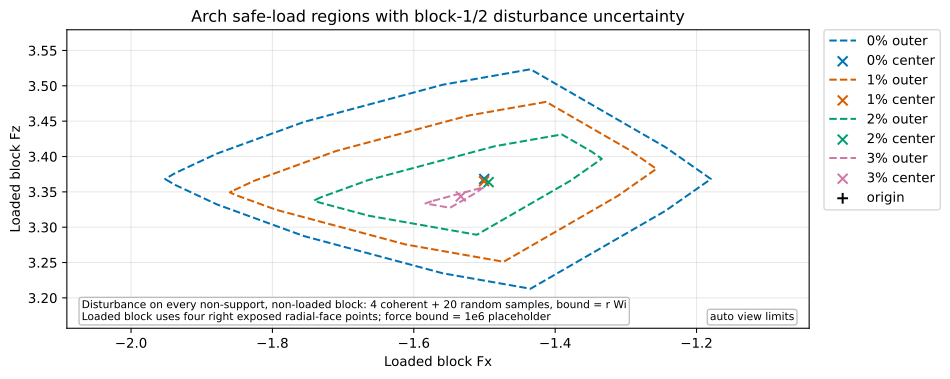

Reproduce this figure in Python.
"""Compare arch safe-load regions under disturbance uncertainty."""

from itertools import product
from pathlib import Path

import matplotlib.pyplot as plt
import numpy as np
from compas_assembly.datastructures import Block

from compas_cra.algorithms import assembly_interfaces_numpy
from compas_cra.datastructures import CRA_Assembly
from compas_cra.equilibrium import plot_rbe_robust_results
from compas_cra.equilibrium import rbe_uncertainty_disturb_support_dual
from compas_cra.geometry import Arch
from compas_cra.viewers import cra_view_ex
from compas_cra.viewers.cra_view import _load_compas_view2

HEIGHT = 5
SPAN = 10
THICKNESS = 0.8
DEPTH = 0.5
NUM_BLOCKS = 15
MU = 0.7
DENSITY = 1.0
NUM_DIRECTIONS = 72
APPLICATION_FORCE_BOUND = 1e6
DISTURBANCE_RATIOS = (0.0, 0.01, 0.02, 0.03)
DISTURBANCE_COMPONENTS = ("fx", "fz")
RANDOM_DISTURBANCE_SAMPLES = 20
RANDOM_DISTURBANCE_SEED = 19002
VIEW_XLIM = (-2.0, 0.0)
VIEW_YLIM = (0.0, 1.0)
AUTO_VIEW_LIMITS = True
VIEW_PADDING_RATIO = 0.18
MIN_VIEW_SPAN = 0.25
SHOW_COMPAS_VIEW2_ASSEMBLY = plt.get_backend().lower() != "agg"
OUTPUT_SVG = Path(__file__).with_suffix(".svg")
EMPTY_SAFE_SET_TEXT = "safe load set is empty"


def point_coordinates(point):
    """Return point coordinates as a plain list."""
    if hasattr(point, "x") and hasattr(point, "y") and hasattr(point, "z"):
        return [point.x, point.y, point.z]
    return list(point)


def arch_center():
    """Return the center of the arch circular axis."""
    radius = HEIGHT / 2.0 + SPAN**2 / (8.0 * HEIGHT)
    return [0.0, 0.0, HEIGHT - radius]


def unique_xz_points(coordinates, tolerance=1e-9):
    """Return unique face points by x-z coordinates."""
    unique = []
    for point in coordinates:
        if not any(
            abs(point[0] - other[0]) <= tolerance and abs(point[2] - other[2]) <= tolerance for other in unique
        ):
            unique.append(point)
    return unique


def radial_alignment_score(points):
    """Return how far two x-z points deviate from one arch radial line."""
    center = arch_center()
    vectors = [[point[0] - center[0], point[2] - center[2]] for point in points]
    lengths = [(vector[0] ** 2 + vector[1] ** 2) ** 0.5 for vector in vectors]
    if min(lengths) <= 1e-12:
        return None
    cross = vectors[0][0] * vectors[1][1] - vectors[0][1] * vectors[1][0]
    return abs(cross) / (lengths[0] * lengths[1])


def exposed_radial_side_vertices(block):
    """Return vertices of the loaded block's right exposed radial face."""
    candidates = []
    for face in block.faces():
        coordinates = [point_coordinates(block.vertex_coordinates(vertex)) for vertex in block.face_vertices(face)]
        y_values = [point[1] for point in coordinates]
        if max(y_values) - min(y_values) <= 1e-9:
            continue
        unique_points = unique_xz_points(coordinates)
        if len(unique_points) != 2:
            continue
        score = radial_alignment_score(unique_points)
        if score is None or score > 1e-8:
            continue
        centroid_x = sum(point[0] for point in coordinates) / len(coordinates)
        candidates.append((centroid_x, coordinates))
    if not candidates:
        raise ValueError("Could not find an exposed radial load face for the arch block.")
    return max(candidates, key=lambda item: item[0])[1]


def left_to_right_blocks():
    """Create four arch blocks ordered left to right."""
    arch = Arch(
        height=HEIGHT,
        span=SPAN,
        thickness=THICKNESS,
        depth=DEPTH,
        num_blocks=NUM_BLOCKS,
        extra_support=False,
    )
    return list(reversed(arch.blocks()))


def build_assembly():
    """Build the fixed arch assembly."""
    assembly = CRA_Assembly()
    for node, mesh in enumerate(left_to_right_blocks()):
        assembly.add_block(mesh.copy(cls=Block), node=node)
    assembly.set_boundary_conditions([0])
    assembly_interfaces_numpy(assembly, nmax=10, amin=1e-2, tmax=1e-2)
    return assembly


def assembly_bounds(assembly):
    """Return coordinate-wise bounds for all blocks in an assembly."""
    coordinates = []
    for node in assembly.graph.nodes():
        block = assembly.graph.node_attribute(node, "block")
        for vertex in block.vertices():
            coordinates.append(point_coordinates(block.vertex_coordinates(vertex)))

    lower = [min(coordinate[axis] for coordinate in coordinates) for axis in range(3)]
    upper = [max(coordinate[axis] for coordinate in coordinates) for axis in range(3)]
    return lower, upper


def assembly_display_scale(assembly):
    """Return a readable scale for load-direction arrows."""
    lower, upper = assembly_bounds(assembly)
    spans = [upper[axis] - lower[axis] for axis in range(3)]
    return max(spans + [0.25])


def load_application_centroid(assembly, load_node):
    """Return the centroid of the right exposed radial-face load application points."""
    points = exposed_radial_side_vertices(assembly.graph.node_attribute(load_node, "block"))
    return [sum(point[axis] for point in points) / len(points) for axis in range(3)]


def loaded_node(assembly):
    """Return the node that carries the visible safe load."""
    return max(assembly.graph.nodes())


def add_load_direction_arrows(viewer, assembly, origin):
    """Add positive Fx and Fz load-direction arrows to a compas_view2 viewer."""
    _, _, Arrow = _load_compas_view2()
    length = 0.18 * assembly_display_scale(assembly)
    viewer.add(
        Arrow(origin, [length, 0, 0], head_portion=0.28, head_width=0.10, body_width=0.025),
        facecolor=(0.9, 0.0, 0.0),
        show_lines=False,
    )
    viewer.add(
        Arrow(origin, [0, 0, length], head_portion=0.28, head_width=0.10, body_width=0.025),
        facecolor=(0.0, 0.2, 0.9),
        show_lines=False,
    )


def show_compas_view2_assembly(assembly):
    """Show the arch assembly in a compas_view2 window."""
    view2_app, _, _ = _load_compas_view2()
    viewer = view2_app.App(
        title="Example 19-2 disturbance arch assembly",
        width=1000,
        height=700,
        viewmode="shaded",
        show_grid=True,
    )
    cra_view_ex(
        viewer,
        assembly,
        blocks=True,
        interfaces=True,
        forces=False,
        forcesdirect=False,
        forcesline=False,
        weights=False,
        displacements=False,
    )
    add_load_direction_arrows(viewer, assembly, load_application_centroid(assembly, loaded_node(assembly)))
    print("compas_view2 arch view: red arrow = +Fx, blue arrow = +Fz")
    viewer.run()


def disturbance_nodes(assembly, load_node):
    """Return nodes that carry external disturbance uncertainty."""
    return [
        node
        for node in assembly.graph.nodes()
        if node != load_node and not assembly.graph.node_attribute(node, "is_support")
    ]


def disturbance_bounds(assembly, nodes, ratio):
    """Return one disturbance-force bound per uncertain node."""
    return [ratio * assembly.graph.node_attribute(node, "block").volume() * DENSITY for node in nodes]


def disturbance_load_dofs(nodes):
    """Return uncertainty DOFs for all selected disturbance nodes."""
    return [(node, component) for node in nodes for component in DISTURBANCE_COMPONENTS]


def coherent_disturbance_vertices(bounds):
    """Return four global-direction disturbance vertices for all uncertain nodes."""
    return [
        [component for bound in bounds for component in (fx_sign * bound, fz_sign * bound)]
        for fx_sign, fz_sign in product((-1.0, 1.0), repeat=2)
    ]


def random_disturbance_vertices(bounds, ratio, sample_count=None):
    """Return reproducible random samples inside all independent disturbance boxes."""
    if sample_count is None:
        sample_count = RANDOM_DISTURBANCE_SAMPLES
    if sample_count <= 0 or not bounds:
        return []
    rng = np.random.default_rng(RANDOM_DISTURBANCE_SEED + int(round(1000.0 * ratio)))
    lower = np.asarray([component for bound in bounds for component in (-bound, -bound)], dtype=float)
    upper = np.asarray([component for bound in bounds for component in (bound, bound)], dtype=float)
    return rng.uniform(lower, upper, size=(sample_count, len(lower))).tolist()


def disturbance_vertices(bounds, ratio):
    """Return coherent corner scenarios plus random independent samples."""
    return coherent_disturbance_vertices(bounds) + random_disturbance_vertices(bounds, ratio)


def disturbance_label(ratio):
    """Return a compact label for one disturbance ratio."""
    return "{:.0f}%".format(100.0 * ratio)


def report_result(ratio, nodes, bounds, scenario_count, result):
    """Print a compact disturbance-analysis summary."""
    bounded_directions = result.statuses.count("optimal")
    max_bound = max(bounds) if bounds else 0.0
    total_weight_bound = sum(bounds)
    print(
        "{:<4} | scenarios={} | disturbed_nodes={} | max_bound={:.6g} | sum_bound={:.6g} | bounded={} | "
        "center={} | bounded_dirs={}/{} | outer_polygon_empty={}".format(
            disturbance_label(ratio),
            scenario_count,
            list(nodes),
            max_bound,
            total_weight_bound,
            result.is_bounded,
            result.feasible_center,
            bounded_directions,
            len(result.directions),
            not bool(result.outer_polygon),
        )
    )


def report_empty_result(ratio, nodes, bounds, scenario_count, error):
    """Print a compact summary for an empty safe-load set."""
    max_bound = max(bounds) if bounds else 0.0
    total_weight_bound = sum(bounds)
    print(
        "{:<4} | scenarios={} | disturbed_nodes={} | max_bound={:.6g} | sum_bound={:.6g} | "
        "empty safe-load set ({})".format(
            disturbance_label(ratio),
            scenario_count,
            list(nodes),
            max_bound,
            total_weight_bound,
            error,
        )
    )


def is_empty_safe_set_error(error):
    """Return whether a solver error is the expected empty-safe-set signal."""
    return EMPTY_SAFE_SET_TEXT in str(error)


def solve_disturbance_cases(assembly):
    """Solve baseline and disturbance-robust last-block safe-load regions."""
    if len(list(assembly.graph.nodes())) < 4:
        raise ValueError(
            "Example 19-2 requires at least three free/load blocks: nodes 0, 1, 2, and a loaded end node."
        )

    load_node = loaded_node(assembly)
    load_block = assembly.graph.node_attribute(load_node, "block")
    uncertain_nodes = disturbance_nodes(assembly, load_node)
    load_dofs = [(load_node, "fx"), (load_node, "fz")]
    common_options = {
        "mu": MU,
        "density": DENSITY,
        "load_application_points": {load_node: exposed_radial_side_vertices(load_block)},
        "application_force_bound": APPLICATION_FORCE_BOUND,
        "num_directions": NUM_DIRECTIONS,
    }

    print("visible load node: {}".format(load_node))
    print("disturbed nodes: {}".format(list(uncertain_nodes)))
    print("hidden hand-force component bound: {:.6g} (placeholder)".format(APPLICATION_FORCE_BOUND))
    print(
        "disturbance model: four coherent global +/-Fx,+/-Fz scenarios plus {} random independent samples; "
        "node i bound = r Wi".format(RANDOM_DISTURBANCE_SAMPLES)
    )
    print("case | disturbance bounds | safe-load summary")

    results = []
    labels = []
    for ratio in DISTURBANCE_RATIOS:
        bounds = disturbance_bounds(assembly, uncertain_nodes, ratio)
        if ratio == 0.0:
            scenario_count = 1
            result = rbe_uncertainty_disturb_support_dual(assembly, load_dofs, **common_options)
        else:
            vertices = disturbance_vertices(bounds, ratio)
            scenario_count = len(vertices)
            try:
                result = rbe_uncertainty_disturb_support_dual(
                    assembly,
                    load_dofs,
                    uncertainty_vertices=vertices,
                    uncertainty_load_dofs=disturbance_load_dofs(uncertain_nodes),
                    **common_options,
                )
            except ValueError as error:
                if not is_empty_safe_set_error(error):
                    raise
                report_empty_result(ratio, uncertain_nodes, bounds, scenario_count, error)
                continue
        report_result(ratio, uncertain_nodes, bounds, scenario_count, result)
        results.append(result)
        labels.append(disturbance_label(ratio))
    return results, labels


def finite_result_points(result):
    """Collect finite visible load points from a robust result."""
    points = []
    points.extend(result.support_points)
    points.extend(result.boundary_points)
    points.extend(result.inner_polygon)
    points.extend(result.outer_polygon)
    if result.feasible_center:
        points.append(result.feasible_center)
    return [point for point in points if len(point) == 2 and all(np.isfinite(point))]


def automatic_view_limits(results):
    """Return padded plot limits from all solved safe-region points."""
    points = []
    for result in results:
        points.extend(finite_result_points(result))
    if not points:
        return VIEW_XLIM, VIEW_YLIM, False

    coordinates = np.asarray(points, dtype=float)
    limits = []
    for axis in range(2):
        lower = float(coordinates[:, axis].min())
        upper = float(coordinates[:, axis].max())
        span = max(upper - lower, MIN_VIEW_SPAN)
        center = 0.5 * (lower + upper)
        padding = VIEW_PADDING_RATIO * span
        limits.append((center - 0.5 * span - padding, center + 0.5 * span + padding))
    return limits[0], limits[1], True


def view_limits(results):
    """Return either automatic or configured plot limits."""
    if AUTO_VIEW_LIMITS:
        return automatic_view_limits(results)
    return VIEW_XLIM, VIEW_YLIM, False


def render_results(results, labels):
    """Render the disturbance comparison plot."""
    plt.rcParams["svg.fonttype"] = "none"
    xlim, ylim, auto_limits = view_limits(results)
    figure, axes = plot_rbe_robust_results(
        results,
        labels=labels,
        show_points=False,
        show_center=True,
        xlim=xlim,
        ylim=ylim,
    )
    figure.set_size_inches(10, 6)
    axes.set_xlabel("Loaded block Fx")
    axes.set_ylabel("Loaded block Fz")
    axes.set_title("Arch safe-load regions with block-1/2 disturbance uncertainty")
    axes.text(
        0.02,
        0.02,
        (
            "Disturbance on every non-support, non-loaded block: 4 coherent + {} random samples, bound = r Wi\n"
            "Loaded block uses four right exposed radial-face points; force bound = 1e6 placeholder"
        ).format(RANDOM_DISTURBANCE_SAMPLES),
        transform=axes.transAxes,
        fontsize=8,
        va="bottom",
        bbox={"boxstyle": "round,pad=0.25", "facecolor": "white", "edgecolor": "0.7", "alpha": 0.85},
    )
    if auto_limits:
        axes.text(
            0.98,
            0.02,
            "auto view limits",
            transform=axes.transAxes,
            fontsize=8,
            ha="right",
            va="bottom",
            bbox={"boxstyle": "round,pad=0.25", "facecolor": "white", "edgecolor": "0.7", "alpha": 0.85},
        )
    axes.legend(loc="upper left", bbox_to_anchor=(1.02, 1.0), borderaxespad=0)
    figure.tight_layout()
    return figure


def save_svg(figure, path):
    """Save one Matplotlib figure as SVG and report the path."""
    figure.savefig(path, format="svg", bbox_inches="tight")
    print("saved SVG: {}".format(path))


if __name__ == "__main__":
    assembly = build_assembly()
    results, labels = solve_disturbance_cases(assembly)
    figure = render_results(results, labels)
    save_svg(figure, OUTPUT_SVG)

    if SHOW_COMPAS_VIEW2_ASSEMBLY:
        plt.show(block=False)
        show_compas_view2_assembly(assembly)
    elif plt.get_backend().lower() != "agg":
        plt.show()
    else:
        plt.close(figure)
